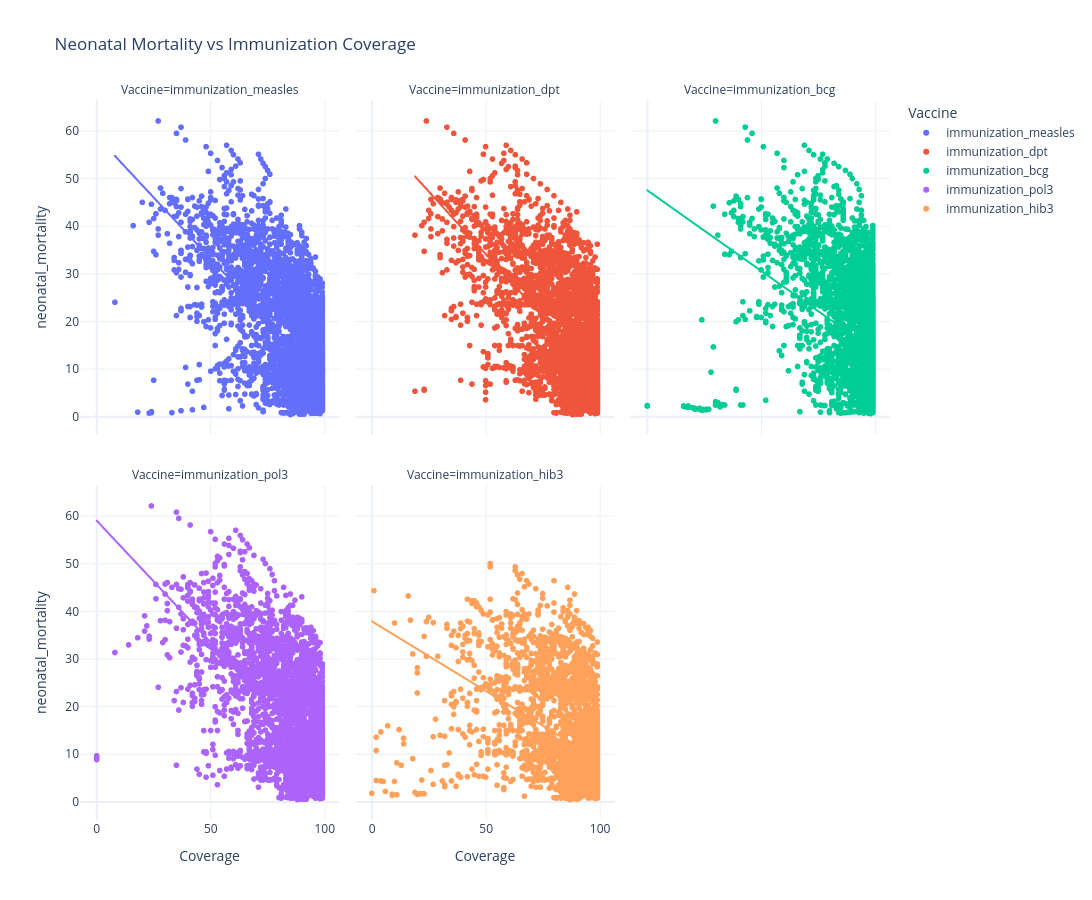

Here is the notebook cell this chart was saved with:
### Code cell
df = pd.read_csv("health_indicators.csv")

fig = px.scatter(
    long_df,
    x="Coverage",
    y="neonatal_mortality",
    color="Vaccine",
    facet_col="Vaccine",
    facet_col_wrap=3,
    trendline="ols",
    title="Neonatal Mortality vs Immunization Coverage"
)

fig.update_layout(
    template="plotly_white",
    width=1600,
    height=900
)

fig.show()

### Figure 1 — Plotly figure (JSON) as saved in the notebook; plotly's stock layout.template omitted (floating-point values rounded to 4 significant figures; data arrays with more than 128 entries replaced by an {"elided": "..."} marker saying what was removed)
{"data": [{"hovertemplate": "Vaccine=immunization_measles<br>Coverage=%{x}<br>neonatal_mortality=%{y}<extra></extra>", "legendgroup": "immunization_measles", "marker": {"color": "#636efa", "symbol": "circle"}, "mode": "markers", "name": "immunization_measles", "showlegend": true, "type": "scattergl", "x": {"elided": "4755 float values"}, "xaxis": "x4", "y": {"elided": "4755 float values"}, "yaxis": "y4"}, {"hovertemplate": "<b>OLS trendline</b><br>neonatal_mortality = -0.514317 * Coverage + 58.9673<br>R<sup>2</sup>=0.410034<br><br>Vaccine=immunization_measles<br>Coverage=%{x}<br>neonatal_mortality=%{y} <b>(trend)</b><extra></extra>", "legendgroup": "immunization_measles", "marker": {"color": "#636efa", "symbol": "circle"}, "mode": "lines", "name": "immunization_measles", "showlegend": false, "type": "scattergl", "x": {"elided": "4755 float values"}, "xaxis": "x4", "y": {"elided": "4755 float values"}, "yaxis": "y4"}, {"hovertemplate": "Vaccine=immunization_dpt<br>Coverage=%{x}<br>neonatal_mortality=%{y}<extra></extra>", "legendgroup": "immunization_dpt", "marker": {"color": "#EF553B", "symbol": "circle"}, "mode": "markers", "name": "immunization_dpt", "showlegend": true, "type": "scattergl", "x": {"elided": "4755 float values"}, "xaxis": "x5", "y": {"elided": "4755 float values"}, "yaxis": "y5"}, {"hovertemplate": "<b>OLS trendline</b><br>neonatal_mortality = -0.526661 * Coverage + 60.5565<br>R<sup>2</sup>=0.409461<br><br>Vaccine=immunization_dpt<br>Coverage=%{x}<br>neonatal_mortality=%{y} <b>(trend)</b><extra></extra>", "legendgroup": "immunization_dpt", "marker": {"color": "#EF553B", "symbol": "circle"}, "mode": "lines", "name": "immunization_dpt", "showlegend": false, "type": "scattergl", "x": {"elided": "4755 float values"}, "xaxis": "x5", "y": {"elided": "4755 float values"}, "yaxis": "y5"}, {"hovertemplate": "Vaccine=immunization_bcg<br>Coverage=%{x}<br>neonatal_mortality=%{y}<extra></extra>", "legendgroup": "immunization_bcg", "marker": {"color": "#00cc96", "symbol": "circle"}, "mode": "markers", "name": "immunization_bcg", "showlegend": true, "type": "scattergl", "x": {"elided": "3882 float values"}, "xaxis": "x6", "y": {"elided": "3882 float values"}, "yaxis": "y6"}, {"hovertemplate": "<b>OLS trendline</b><br>neonatal_mortality = -0.3387 * Coverage + 47.6335<br>R<sup>2</sup>=0.145417<br><br>Vaccine=immunization_bcg<br>Coverage=%{x}<br>neonatal_mortality=%{y} <b>(trend)</b><extra></extra>", "legendgroup": "immunization_bcg", "marker": {"color": "#00cc96", "symbol": "circle"}, "mode": "lines", "name": "immunization_bcg", "showlegend": false, "type": "scattergl", "x": {"elided": "3882 float values"}, "xaxis": "x6", "y": {"elided": "3882 float values"}, "yaxis": "y6"}, {"hovertemplate": "Vaccine=immunization_pol3<br>Coverage=%{x}<br>neonatal_mortality=%{y}<extra></extra>", "legendgroup": "immunization_pol3", "marker": {"color": "#ab63fa", "symbol": "circle"}, "mode": "markers", "name": "immunization_pol3", "showlegend": true, "type": "scattergl", "x": {"elided": "4755 float values"}, "xaxis": "x", "y": {"elided": "4755 float values"}, "yaxis": "y"}, {"hovertemplate": "<b>OLS trendline</b><br>neonatal_mortality = -0.510998 * Coverage + 59.1148<br>R<sup>2</sup>=0.391164<br><br>Vaccine=immunization_pol3<br>Coverage=%{x}<br>neonatal_mortality=%{y} <b>(trend)</b><extra></extra>", "legendgroup": "immunization_pol3", "marker": {"color": "#ab63fa", "symbol": "circle"}, "mode": "lines", "name": "immunization_pol3", "showlegend": false, "type": "scattergl", "x": {"elided": "4755 float values"}, "xaxis": "x", "y": {"elided": "4755 float values"}, "yaxis": "y"}, {"hovertemplate": "Vaccine=immunization_hib3<br>Coverage=%{x}<br>neonatal_mortality=%{y}<extra></extra>", "legendgroup": "immunization_hib3", "marker": {"color": "#FFA15A", "symbol": "circle"}, "mode": "markers", "name": "immunization_hib3", "showlegend": true, "type": "scattergl", "x": {"elided": "3733 float values"}, "xaxis": "x2", "y": {"elided": "3733 float values"}, "yaxis": "y2"}, {"hovertemplate": "<b>OLS trendline</b><br>neonatal_mortality = -0.292522 * Coverage + 37.9716<br>R<sup>2</sup>=0.182496<br><br>Vaccine=immunization_hib3<br>Coverage=%{x}<br>neonatal_mortality=%{y} <b>(trend)</b><extra></extra>", "legendgroup": "immunization_hib3", "marker": {"color": "#FFA15A", "symbol": "circle"}, "mode": "lines", "name": "immunization_hib3", "showlegend": false, "type": "scattergl", "x": {"elided": "3733 float values"}, "xaxis": "x2", "y": {"elided": "3733 float values"}, "yaxis": "y2"}], "layout": {"annotations": [{"font": {}, "showarrow": false, "text": "Vaccine=immunization_pol3", "x": 0.16, "xanchor": "center", "xref": "paper", "y": 0.465, "yanchor": "bottom", "yref": "paper"}, {"font": {}, "showarrow": false, "text": "Vaccine=immunization_hib3", "x": 0.5, "xanchor": "center", "xref": "paper", "y": 0.465, "yanchor": "bottom", "yref": "paper"}, {"font": {}, "showarrow": false, "text": "Vaccine=immunization_measles", "x": 0.16, "xanchor": "center", "xref": "paper", "y": 1.0, "yanchor": "bottom", "yref": "paper"}, {"font": {}, "showarrow": false, "text": "Vaccine=immunization_dpt", "x": 0.5, "xanchor": "center", "xref": "paper", "y": 1.0, "yanchor": "bottom", "yref": "paper"}, {"font": {}, "showarrow": false, "text": "Vaccine=immunization_bcg", "x": 0.84, "xanchor": "center", "xref": "paper", "y": 1.0, "yanchor": "bottom", "yref": "paper"}], "height": 900, "legend": {"title": {"text": "Vaccine"}, "tracegroupgap": 0}, "title": {"text": "Neonatal Mortality vs Immunization Coverage"}, "width": 1600, "xaxis": {"anchor": "y", "domain": [0, 0.32], "title": {"text": "Coverage"}}, "xaxis2": {"anchor": "y2", "domain": [0.34, 0.66], "matches": "x", "title": {"text": "Coverage"}}, "xaxis3": {"anchor": "y3", "domain": [0.68, 1.0], "matches": "x", "title": {"text": "Coverage"}}, "xaxis4": {"anchor": "y4", "domain": [0, 0.32], "matches": "x", "showticklabels": false}, "xaxis5": {"anchor": "y5", "domain": [0.34, 0.66], "matches": "x", "showticklabels": false}, "xaxis6": {"anchor": "y6", "domain": [0.68, 1.0], "matches": "x", "showticklabels": false}, "yaxis": {"anchor": "x", "domain": [0, 0.465], "title": {"text": "neonatal_mortality"}}, "yaxis2": {"anchor": "x2", "domain": [0, 0.465], "matches": "y", "showticklabels": false}, "yaxis3": {"anchor": "x3", "domain": [0, 0.465], "matches": "y", "showticklabels": false}, "yaxis4": {"anchor": "x4", "domain": [0.535, 1.0], "matches": "y", "title": {"text": "neonatal_mortality"}}, "yaxis5": {"anchor": "x5", "domain": [0.535, 1.0], "matches": "y", "showticklabels": false}, "yaxis6": {"anchor": "x6", "domain": [0.535, 1.0], "matches": "y", "showticklabels": false}}}
